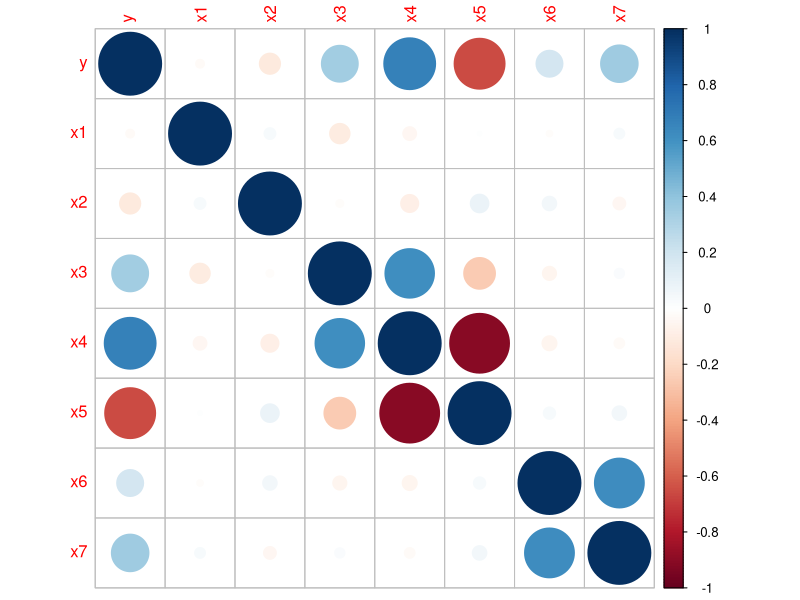
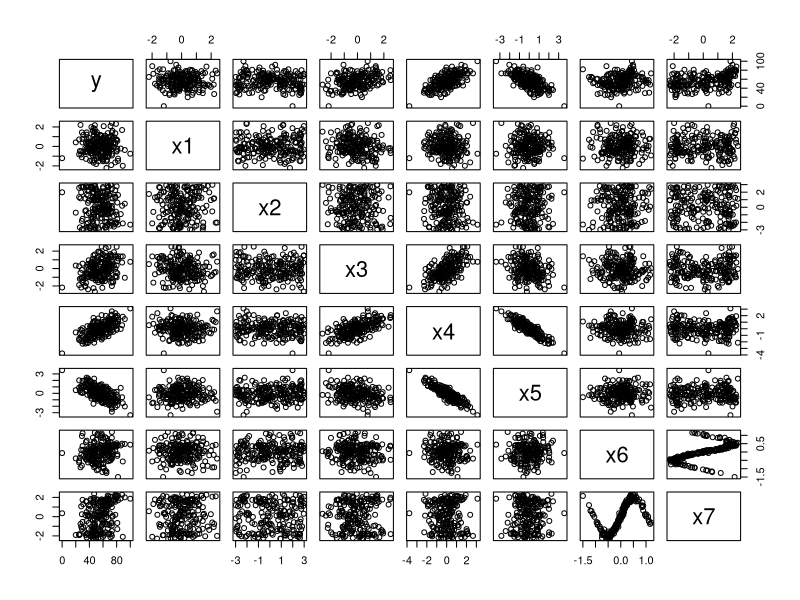
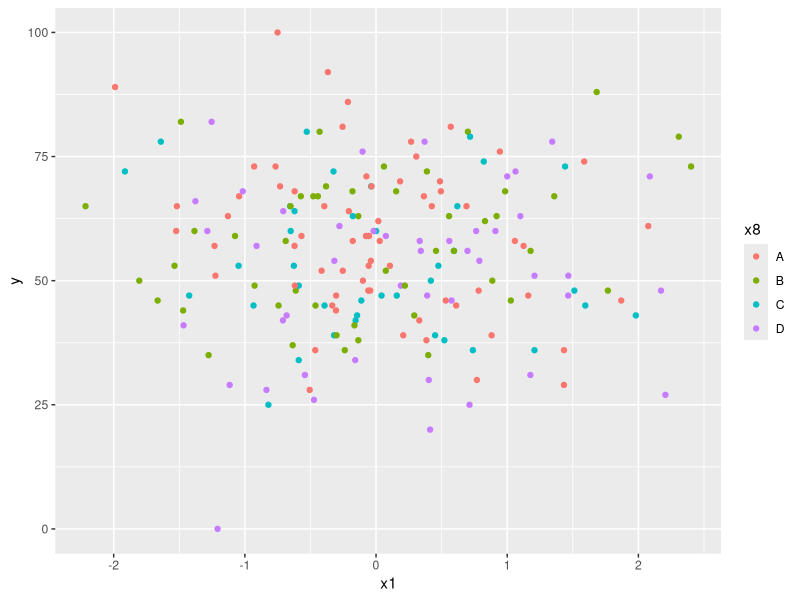
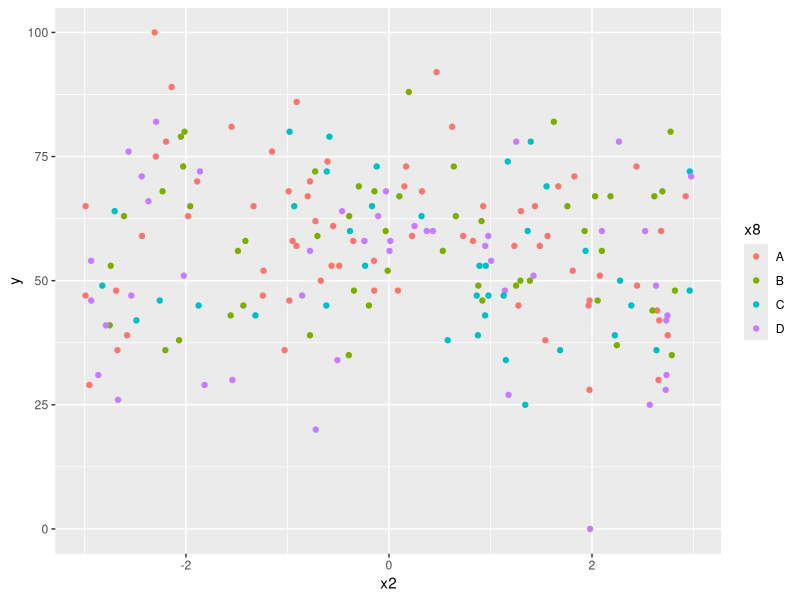
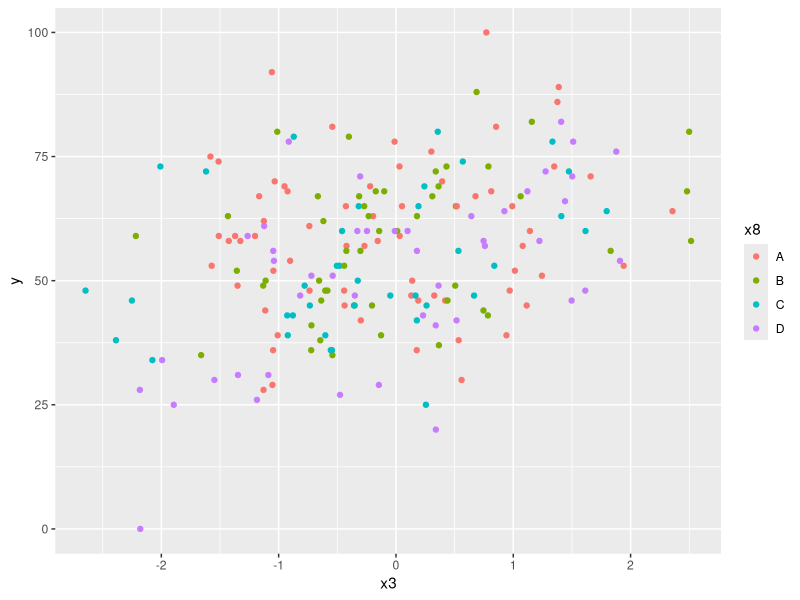
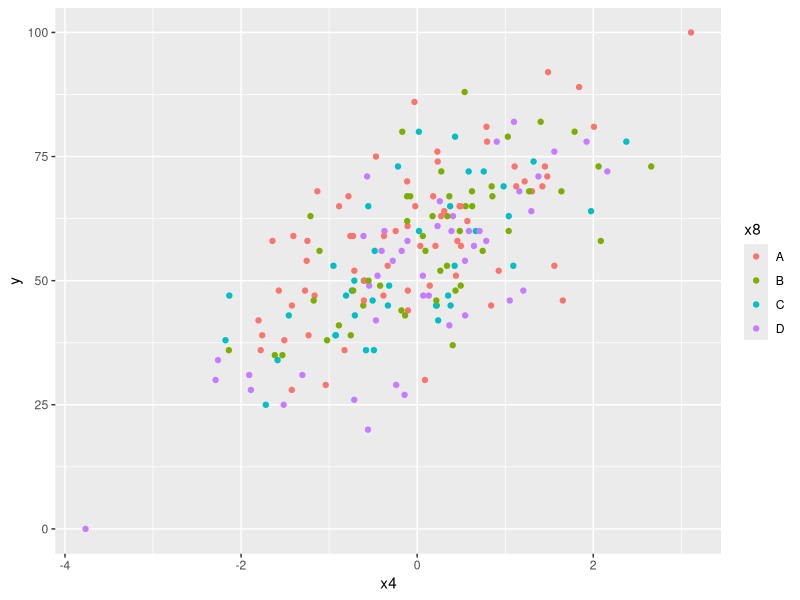
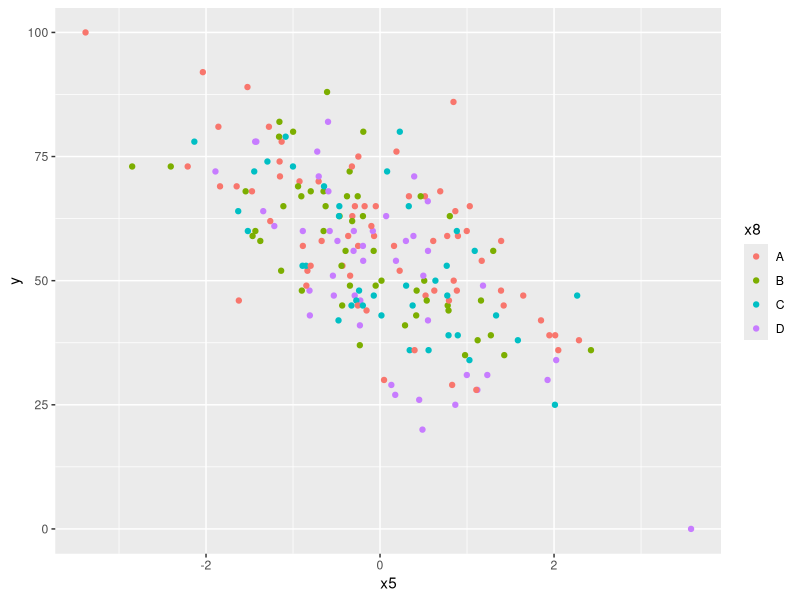
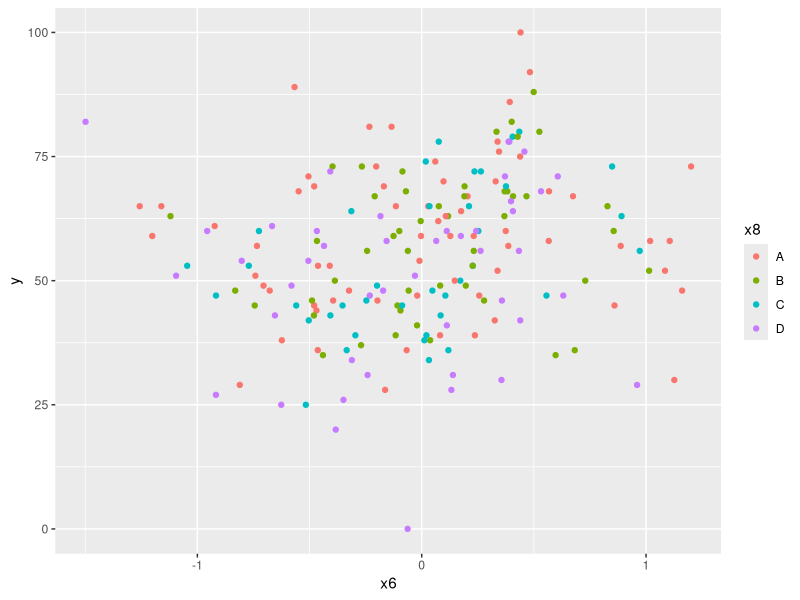

The R source for these figures, in order:
## ---- chunk 1
library(corrplot)
library(dplyr)
library(ggplot2)
## ---- chunk 2
data <- read.csv("FP_Data.csv")
df <- as.data.frame(data)
## ---- chunk 3
names(df)
## ---- chunk 4
corrplot(cor(select(df, -x8)))
## ---- chunk 5
pairs(select(df, -x8))
## ---- chunk 6
df %>%
  ggplot(aes(x = x1, y = y, color = x8)) +
  geom_point()
## ---- chunk 7
df %>%
  ggplot(aes(x = x2, y = y, color = x8)) +
  geom_point()
## ---- chunk 8
df %>%
  ggplot(aes(x = x3, y = y, color = x8)) +
  geom_point()
## ---- chunk 9
df %>%
  ggplot(aes(x = x4, y = y, color = x8)) +
  geom_point()
## ---- chunk 10
df %>%
  ggplot(aes(x = x5, y = y, color = x8)) +
  geom_point()
## ---- chunk 11
df %>%
  ggplot(aes(x = x6, y = y, color = x8)) +
  geom_point()
## ---- chunk 12
df %>%
  ggplot(aes(x = x7, y = y, color = x8)) +
  geom_point()
## ---- chunk 13
df %>%
  ggplot(aes(x = x8, y = y, fill = x8)) +
  geom_boxplot() +
  theme(
    legend.position = "none"
  )
## ---- chunk 14
df %>%
  ggplot(aes(x = y)) +
  geom_histogram(bins = 15, aes(y = after_stat(density))) +
  stat_function(
    fun = dnorm,
    args = list(mean = mean(df$y), sd = sd(df$y)),
    color = "red",
    linewidth = 1
  )
## ---- chunk 15
df %>%
  ggplot(aes(x = y, fill = x8)) +
  geom_histogram(bins = 10) +
  facet_wrap(~x8)
## ---- chunk 16
df %>%
  ggplot(aes(x = x3, y = x4, color = x8)) +
  geom_point()
## ---- chunk 17
df %>%
  ggplot(aes(x = x4, y = x5, color = x8)) +
  geom_point()
## ---- chunk 18
df %>%
  ggplot(aes(x = x6, y = x7, color = x8)) +
  geom_point()
